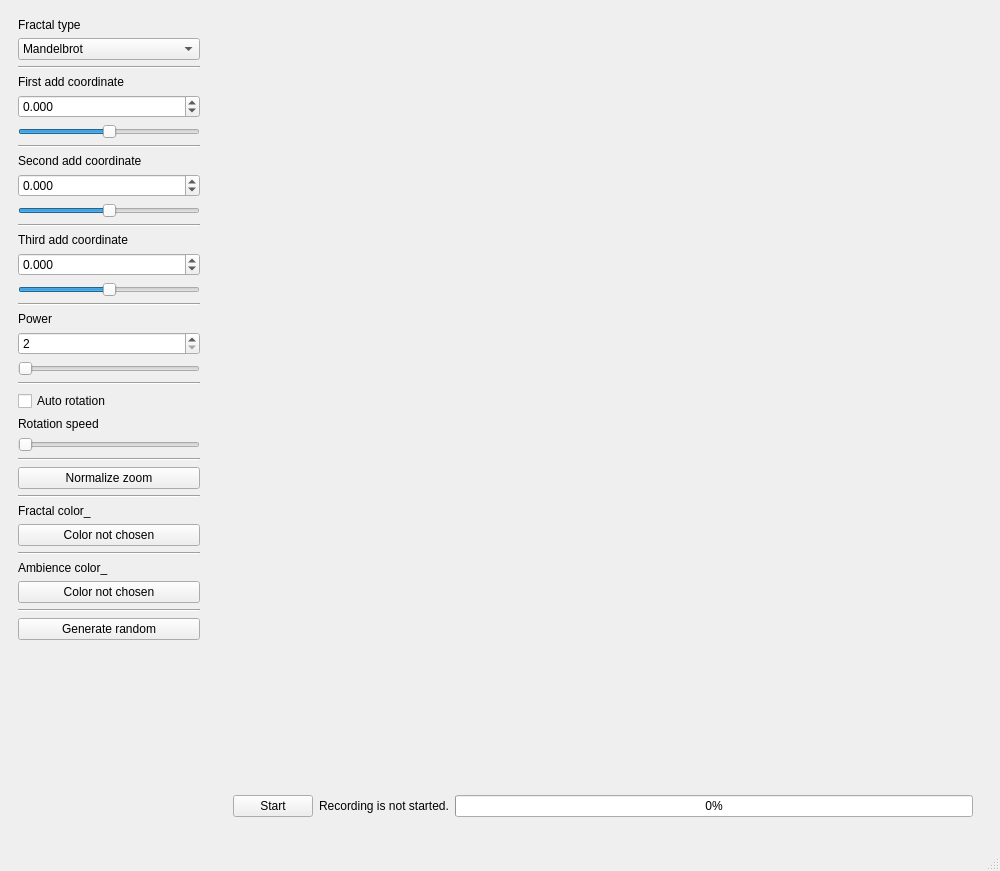
<?xml version="1.0" encoding="UTF-8"?>
<ui version="4.0">
    <class>MainWindow</class>
    <widget class="QMainWindow" name="MainWindow">
        <property name="geometry">
            <rect>
                <x>0</x>
                <y>0</y>
                <width>1000</width>
                <height>871</height>
            </rect>
        </property>
        <property name="windowTitle">
            <string>Fractals 3D</string>
        </property>
        <widget class="QWidget" name="centralwidget">
            <layout class="QHBoxLayout" name="horizontalLayout">
                <item>
                    <widget class="QWidget" name="inputWidget" native="true">
                        <property name="minimumSize">
                            <size>
                                <width>0</width>
                                <height>0</height>
                            </size>
                        </property>
                        <property name="maximumSize">
                            <size>
                                <width>200</width>
                                <height>16777215</height>
                            </size>
                        </property>
                        <layout class="QVBoxLayout" name="verticalLayout">
                            <item>
                                <widget class="QLabel" name="typeLabel">
                                    <property name="text">
                                        <string>Fractal type</string>
                                    </property>
                                </widget>
                            </item>
                            <item>
                                <widget class="QComboBox" name="typeBox">
                                    <item>
                                        <property name="text">
                                            <string>Mandelbrot</string>
                                        </property>
                                    </item>
                                    <item>
                                        <property name="text">
                                            <string>Round fractal</string>
                                        </property>
                                    </item>
                                    <item>
                                        <property name="text">
                                            <string>Flower 2.0 fractal</string>
                                        </property>
                                    </item>
                                    <item>
                                        <property name="text">
                                            <string>Flower fractal</string>
                                        </property>
                                    </item>
                                    <item>
                                        <property name="text">
                                            <string>Circle fractal</string>
                                        </property>
                                    </item>
                                    <item>
                                        <property name="text">
                                            <string>Sponge fractal</string>
                                        </property>
                                    </item>
                                </widget>
                            </item>
                            <item>
                                <widget class="QFrame" name="frame1">
                                    <property name="frameShape">
                                        <enum>QFrame::HLine</enum>
                                    </property>
                                    <property name="frameShadow">
                                        <enum>QFrame::Sunken</enum>
                                    </property>
                                </widget>
                            </item>
                            <item>
                                <widget class="QLabel" name="firstCoordLabel">
                                    <property name="text">
                                        <string>First add coordinate</string>
                                    </property>
                                </widget>
                            </item>
                            <item>
                                <widget class="QDoubleSpinBox" name="firstCoordBox">
                                    <property name="decimals">
                                        <number>3</number>
                                    </property>
                                    <property name="minimum">
                                        <double>-2.000000000000000</double>
                                    </property>
                                    <property name="maximum">
                                        <double>2.000000000000000</double>
                                    </property>
                                    <property name="singleStep">
                                        <double>0.001000000000000</double>
                                    </property>
                                    <property name="stepType">
                                        <enum>QAbstractSpinBox::DefaultStepType</enum>
                                    </property>
                                </widget>
                            </item>
                            <item>
                                <widget class="QSlider" name="firstCoordBar">
                                    <property name="maximum">
                                        <number>4000</number>
                                    </property>
                                    <property name="value">
                                        <number>2000</number>
                                    </property>
                                    <property name="orientation">
                                        <enum>Qt::Horizontal</enum>
                                    </property>
                                </widget>
                            </item>
                            <item>
                                <widget class="QFrame" name="frame2">
                                    <property name="frameShape">
                                        <enum>QFrame::HLine</enum>
                                    </property>
                                    <property name="frameShadow">
                                        <enum>QFrame::Sunken</enum>
                                    </property>
                                </widget>
                            </item>
                            <item>
                                <widget class="QLabel" name="secondCoordLabel">
                                    <property name="text">
                                        <string>Second add coordinate</string>
                                    </property>
                                </widget>
                            </item>
                            <item>
                                <widget class="QDoubleSpinBox" name="secondCoordBox">
                                    <property name="decimals">
                                        <number>3</number>
                                    </property>
                                    <property name="minimum">
                                        <double>-2.000000000000000</double>
                                    </property>
                                    <property name="maximum">
                                        <double>2.000000000000000</double>
                                    </property>
                                    <property name="singleStep">
                                        <double>0.001000000000000</double>
                                    </property>
                                    <property name="stepType">
                                        <enum>QAbstractSpinBox::DefaultStepType</enum>
                                    </property>
                                </widget>
                            </item>
                            <item>
                                <widget class="QSlider" name="secondCoordBar">
                                    <property name="maximum">
                                        <number>4000</number>
                                    </property>
                                    <property name="value">
                                        <number>2000</number>
                                    </property>
                                    <property name="orientation">
                                        <enum>Qt::Horizontal</enum>
                                    </property>
                                </widget>
                            </item>
                            <item>
                                <widget class="QFrame" name="frame3">
                                    <property name="frameShape">
                                        <enum>QFrame::HLine</enum>
                                    </property>
                                    <property name="frameShadow">
                                        <enum>QFrame::Sunken</enum>
                                    </property>
                                </widget>
                            </item>
                            <item>
                                <widget class="QLabel" name="thirdCoordLabel">
                                    <property name="text">
                                        <string>Third add coordinate</string>
                                    </property>
                                </widget>
                            </item>
                            <item>
                                <widget class="QDoubleSpinBox" name="thirdCoordBox">
                                    <property name="decimals">
                                        <number>3</number>
                                    </property>
                                    <property name="minimum">
                                        <double>-2.000000000000000</double>
                                    </property>
                                    <property name="maximum">
                                        <double>2.000000000000000</double>
                                    </property>
                                    <property name="singleStep">
                                        <double>0.001000000000000</double>
                                    </property>
                                </widget>
                            </item>
                            <item>
                                <widget class="QSlider" name="thirdCoordBar">
                                    <property name="maximum">
                                        <number>4000</number>
                                    </property>
                                    <property name="value">
                                        <number>2000</number>
                                    </property>
                                    <property name="orientation">
                                        <enum>Qt::Horizontal</enum>
                                    </property>
                                </widget>
                            </item>
                            <item>
                                <widget class="QFrame" name="frame4">
                                    <property name="frameShape">
                                        <enum>QFrame::HLine</enum>
                                    </property>
                                    <property name="frameShadow">
                                        <enum>QFrame::Sunken</enum>
                                    </property>
                                </widget>
                            </item>
                            <item>
                                <widget class="QLabel" name="powerLabel">
                                    <property name="text">
                                        <string>Power</string>
                                    </property>
                                </widget>
                            </item>
                            <item>
                                <widget class="QSpinBox" name="powerSpinBox">
                                    <property name="minimum">
                                        <number>2</number>
                                    </property>
                                    <property name="maximum">
                                        <number>36</number>
                                    </property>
                                    <property name="singleStep">
                                        <number>1</number>
                                    </property>
                                </widget>
                            </item>
                            <item>
                                <widget class="QSlider" name="powerBarSlider">
                                    <property name="minimum">
                                        <number>2</number>
                                    </property>
                                    <property name="maximum">
                                        <number>36</number>
                                    </property>
                                    <property name="orientation">
                                        <enum>Qt::Horizontal</enum>
                                    </property>
                                </widget>
                            </item>
                            <item>
                                <widget class="QFrame" name="frame5">
                                    <property name="frameShape">
                                        <enum>QFrame::HLine</enum>
                                    </property>
                                    <property name="frameShadow">
                                        <enum>QFrame::Sunken</enum>
                                    </property>
                                </widget>
                            </item>
                            <item>
                                <widget class="QCheckBox" name="rotationBox">
                                    <property name="text">
                                        <string>Auto rotation</string>
                                    </property>
                                </widget>
                            </item>
                            <item>
                                <widget class="QLabel" name="rotationLabel">
                                    <property name="text">
                                        <string>Rotation speed</string>
                                    </property>
                                </widget>
                            </item>
                            <item>
                                <widget class="QSlider" name="rotationSlider">
                                    <property name="pageStep">
                                        <number>1</number>
                                    </property>
                                    <property name="orientation">
                                        <enum>Qt::Horizontal</enum>
                                    </property>
                                </widget>
                            </item>
                            <item>
                                <widget class="QFrame" name="frame8">
                                    <property name="frameShape">
                                        <enum>QFrame::HLine</enum>
                                    </property>
                                    <property name="frameShadow">
                                        <enum>QFrame::Sunken</enum>
                                    </property>
                                </widget>
                            </item>
                            <item>
                                <widget class="QPushButton" name="zoomButton">
                                    <property name="text">
                                        <string>Normalize zoom</string>
                                    </property>
                                </widget>
                            </item>
                            <item>
                                <widget class="QFrame" name="frame9">
                                    <property name="frameShape">
                                        <enum>QFrame::HLine</enum>
                                    </property>
                                    <property name="frameShadow">
                                        <enum>QFrame::Sunken</enum>
                                    </property>
                                </widget>
                            </item>
                            <item>
                                <widget class="QLabel" name="fractalColorHintLabel">
                                    <property name="text">
                                        <string>Fractal color_</string>
                                    </property>
                                </widget>
                            </item>
                            <item>
                                <widget class="QPushButton" name="fractalColorButton">
                                    <property name="text">
                                        <string>Color not chosen</string>
                                    </property>
                                </widget>
                            </item>
                            <item>
                                <widget class="QFrame" name="frame6">
                                    <property name="frameShape">
                                        <enum>QFrame::HLine</enum>
                                    </property>
                                    <property name="frameShadow">
                                        <enum>QFrame::Sunken</enum>
                                    </property>
                                </widget>
                            </item>
                            <item>
                                <widget class="QLabel" name="ambienceColorHintLabel">
                                    <property name="text">
                                        <string>Ambience color_</string>
                                    </property>
                                </widget>
                            </item>
                            <item>
                                <widget class="QPushButton" name="ambienceColorButton">
                                    <property name="text">
                                        <string>Color not chosen</string>
                                    </property>
                                </widget>
                            </item>
                            <item>
                                <widget class="QFrame" name="frame7">
                                    <property name="frameShape">
                                        <enum>QFrame::HLine</enum>
                                    </property>
                                    <property name="frameShadow">
                                        <enum>QFrame::Sunken</enum>
                                    </property>
                                </widget>
                            </item>
                            <item>
                                <widget class="QPushButton" name="randomizeButton">
                                    <property name="text">
                                        <string>Generate random</string>
                                    </property>
                                </widget>
                            </item>
                            <item>
                                <spacer name="verticalSpacer">
                                    <property name="orientation">
                                        <enum>Qt::Vertical</enum>
                                    </property>
                                    <property name="sizeHint" stdset="0">
                                        <size>
                                            <width>20</width>
                                            <height>40</height>
                                        </size>
                                    </property>
                                </spacer>
                            </item>
                        </layout>
                    </widget>
                </item>
                <item>
                    <widget class="QWidget" name="interactiveWidget" native="true">
                        <layout class="QVBoxLayout" name="verticalLayout_2">
                            <item>
                                <widget class="FractalWidget" name="fractalWidget" native="true">
                                    <property name="sizePolicy">
                                        <sizepolicy hsizetype="Expanding" vsizetype="Preferred">
                                            <horstretch>0</horstretch>
                                            <verstretch>0</verstretch>
                                        </sizepolicy>
                                    </property>
                                    <property name="minimumSize">
                                        <size>
                                            <width>0</width>
                                            <height>0</height>
                                        </size>
                                    </property>
                                    <property name="maximumSize">
                                        <size>
                                            <width>16777215</width>
                                            <height>16777215</height>
                                        </size>
                                    </property>
                                </widget>
                            </item>
                            <item>
                                <widget class="QWidget" name="recordWidget" native="true">
                                    <property name="enabled">
                                        <bool>true</bool>
                                    </property>
                                    <property name="sizePolicy">
                                        <sizepolicy hsizetype="Preferred" vsizetype="Preferred">
                                            <horstretch>0</horstretch>
                                            <verstretch>0</verstretch>
                                        </sizepolicy>
                                    </property>
                                    <property name="minimumSize">
                                        <size>
                                            <width>0</width>
                                            <height>50</height>
                                        </size>
                                    </property>
                                    <property name="maximumSize">
                                        <size>
                                            <width>16777215</width>
                                            <height>50</height>
                                        </size>
                                    </property>
                                    <property name="autoFillBackground">
                                        <bool>false</bool>
                                    </property>
                                    <layout class="QHBoxLayout" name="horizontalLayout_2">
                                        <item>
                                            <widget class="QPushButton" name="recordButton">
                                                <property name="text">
                                                    <string>Start</string>
                                                </property>
                                            </widget>
                                        </item>
                                        <item>
                                            <widget class="QLabel" name="recordLabel">
                                                <property name="text">
                                                    <string>Recording is not started.</string>
                                                </property>
                                            </widget>
                                        </item>
                                        <item>
                                            <widget class="QProgressBar" name="recordProgressBar">
                                                <property name="value">
                                                    <number>0</number>
                                                </property>
                                            </widget>
                                        </item>
                                    </layout>
                                </widget>
                            </item>
                        </layout>
                    </widget>
                </item>
            </layout>
        </widget>
        <widget class="QMenuBar" name="menubar">
            <property name="geometry">
                <rect>
                    <x>0</x>
                    <y>0</y>
                    <width>1000</width>
                    <height>30</height>
                </rect>
            </property>
        </widget>
        <widget class="QStatusBar" name="statusbar"/>
    </widget>
    <customwidgets>
        <customwidget>
            <class>FractalWidget</class>
            <extends>QWidget</extends>
            <header>FractalWidget.hpp</header>
            <container>1</container>
        </customwidget>
    </customwidgets>
    <resources/>
    <connections/>
</ui>
